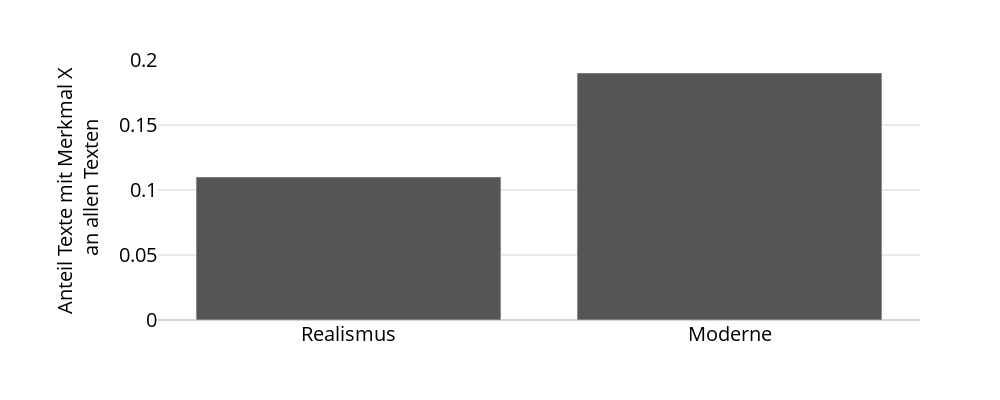

Notebook cell for this chart:
### Markdown cell above
# Epochen versus Zeitreihen

### Code cell
fig = px.bar(
    x = ['Realismus', 'Moderne'],
    y = [0.11, 0.19],
    labels = {
        'x' : '',
        'y' : '<br><br> Anteil Texte mit Merkmal X <br> an allen Texten',
    },
)
fig.update_layout(
    width = 1000, height = 400,
    xaxis=dict(tickfont=dict(size=20), titlefont=dict(size=20)),
    yaxis=dict(tickfont=dict(size=20), titlefont=dict(size=20)),
    showlegend = False
)
fig = update_fig_for_publication(fig, make_grey=True)
fig.write_image(f"plots/1.4.1 Modellierung literarischen Wandels auf Basis von Epochen.pdf")
fig.show()

### Figure 1 — Plotly figure (JSON) as saved in the notebook; plotly's stock layout.template omitted (floating-point values rounded to 4 significant figures)
{"data": [{"alignmentgroup": "True", "hovertemplate": "=%{x}<br><br><br> Anteil Texte mit Merkmal X <br> an allen Texten=%{y}<extra></extra>", "legendgroup": "", "marker": {"color": "#555555", "pattern": {"shape": ""}}, "name": "", "offsetgroup": "", "orientation": "v", "showlegend": false, "textposition": "auto", "type": "bar", "x": ["Realismus", "Moderne"], "xaxis": "x", "y": [0.11, 0.19], "yaxis": "y"}], "layout": {"barmode": "relative", "font": {"color": "black"}, "height": 400, "legend": {"bordercolor": "black", "borderwidth": 1, "tracegroupgap": 0}, "margin": {"t": 60}, "paper_bgcolor": "white", "plot_bgcolor": "white", "showlegend": false, "width": 1000, "xaxis": {"anchor": "y", "autorange": true, "color": "black", "domain": [0, 1], "gridcolor": "white", "range": [-0.5, 1.5], "showgrid": false, "tickfont": {"size": 20}, "title": {"font": {"size": 20}, "text": ""}, "type": "category"}, "yaxis": {"anchor": "x", "autorange": true, "color": "black", "domain": [0, 1], "gridcolor": "lightgray", "range": [0, 0.2], "tickfont": {"size": 20}, "title": {"font": {"size": 20}, "text": "<br><br> Anteil Texte mit Merkmal X <br> an allen Texten"}, "type": "linear", "zerolinecolor": "lightgray"}}}
